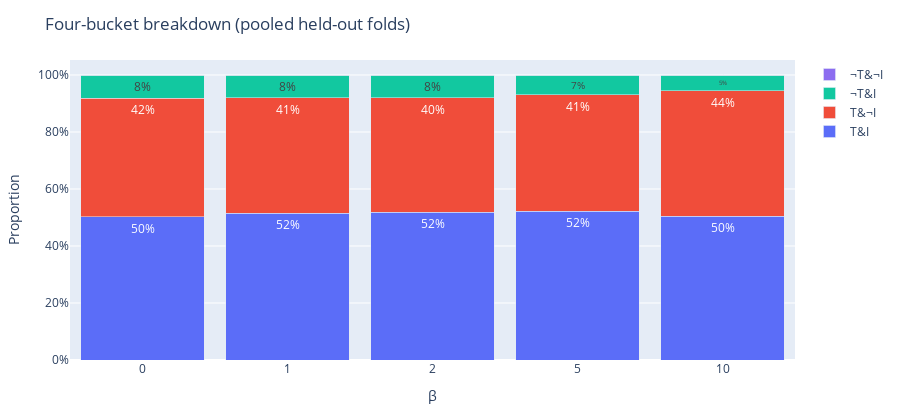

Notebook code for this chart:
### Code cell
# %% [markdown]
# ### Four-bucket stacked bars (β as ordered category) — with optional % labels

from collections import Counter
import numpy as np
import plotly.graph_objects as go

# Config
bucket_levels = ["T&I", "T&¬I", "¬T&I", "¬T&¬I"]
bucket_colors = {
    "T&I":   "#5b6df8",  # blue
    "T&¬I":  "#f04d3a",  # red/orange
    "¬T&I":  "#12c8a0",  # teal/green
    "¬T&¬I": "#8c6df0",  # purple
}
show_percent_labels = True  # set False to hide text inside bars

# Count buckets per β
counts_per_beta = {}
for b in BETA_ORDER:
    buckets = [df_map[b][q]["bucket"] for q in qids]
    counts = Counter(buckets)
    counts_per_beta[b] = [counts.get(level, 0) for level in bucket_levels]

# Convert to proportions per β
props = {
    b: (np.array(counts_per_beta[b], dtype=float) /
        max(1.0, float(sum(counts_per_beta[b]))))
    for b in BETA_ORDER
}

# β as ordered categorical along x
x_categories = [str(b) for b in BETA_ORDER]

fig_stack = go.Figure()

# Add one trace per bucket level
for i, lab in enumerate(bucket_levels):
    y_vals = [props[b][i] for b in BETA_ORDER]
    text_vals = [f"{v:.0%}" for v in y_vals] if show_percent_labels else None

    fig_stack.add_trace(go.Bar(
        name=lab,
        x=x_categories,
        y=y_vals,
        text=text_vals,
        textposition="inside" if show_percent_labels else "none",
        marker_color=bucket_colors.get(lab, None),
        hovertemplate=f"β=%{{x}}<br>{lab}: %{{y:.3%}}<extra></extra>"
    ))

fig_stack.update_layout(
    barmode='stack',
    title="Four-bucket breakdown (pooled held-out folds)",
    xaxis=dict(
        title="β",
        type="category",
        categoryorder="array",
        categoryarray=x_categories
    ),
    yaxis=dict(
        title="Proportion",
        rangemode="tozero",
        tickformat=".0%"  # display 0–100% ticks
    ),
    legend=dict(title=None),
    bargap=0.15,
    margin=dict(l=70, r=30, t=60, b=60),
    height=420,
)

fig_stack.show()
# Save to HTML and PNG
OUT_BASENAME = "four-bucket-breakdown"
fig_stack.write_html(f"{OUT_BASENAME}.html", include_plotlyjs="cdn", full_html=True)
try:
    fig_stack.write_image(f"{OUT_BASENAME}.png", scale=2, width=1100, height=300)
    print(f"Saved {OUT_BASENAME}.html and {OUT_BASENAME}.png")
except Exception as e:
    print(f"HTML saved. PNG export skipped (install 'kaleido'). Details: {e}")

### Figure 1 — Plotly figure (JSON) as saved in the notebook; plotly's stock layout.template omitted (floating-point values rounded to 4 significant figures)
{"data": [{"hovertemplate": "β=%{x}<br>T&I: %{y:.3%}<extra></extra>", "marker": {"color": "#5b6df8"}, "name": "T&I", "text": ["50%", "52%", "52%", "52%", "50%"], "textposition": "inside", "type": "bar", "x": ["0", "1", "2", "5", "10"], "y": [0.5025, 0.5152, 0.519, 0.5215, 0.5038]}, {"hovertemplate": "β=%{x}<br>T&¬I: %{y:.3%}<extra></extra>", "marker": {"color": "#f04d3a"}, "name": "T&¬I", "text": ["42%", "41%", "40%", "41%", "44%"], "textposition": "inside", "type": "bar", "x": ["0", "1", "2", "5", "10"], "y": [0.4165, 0.4051, 0.4013, 0.4089, 0.4418]}, {"hovertemplate": "β=%{x}<br>¬T&I: %{y:.3%}<extra></extra>", "marker": {"color": "#12c8a0"}, "name": "¬T&I", "text": ["8%", "8%", "8%", "7%", "5%"], "textposition": "inside", "type": "bar", "x": ["0", "1", "2", "5", "10"], "y": [0.08101, 0.07975, 0.07975, 0.06962, 0.05316]}, {"hovertemplate": "β=%{x}<br>¬T&¬I: %{y:.3%}<extra></extra>", "marker": {"color": "#8c6df0"}, "name": "¬T&¬I", "text": ["0%", "0%", "0%", "0%", "0%"], "textposition": "inside", "type": "bar", "x": ["0", "1", "2", "5", "10"], "y": [0, 0, 0, 0, 0.001266]}], "layout": {"bargap": 0.15, "barmode": "stack", "height": 420, "legend": {"title": {}}, "margin": {"b": 60, "l": 70, "r": 30, "t": 60}, "title": {"text": "Four-bucket breakdown (pooled held-out folds)"}, "xaxis": {"categoryarray": ["0", "1", "2", "5", "10"], "categoryorder": "array", "title": {"text": "β"}, "type": "category"}, "yaxis": {"rangemode": "tozero", "tickformat": ".0%", "title": {"text": "Proportion"}}}}
